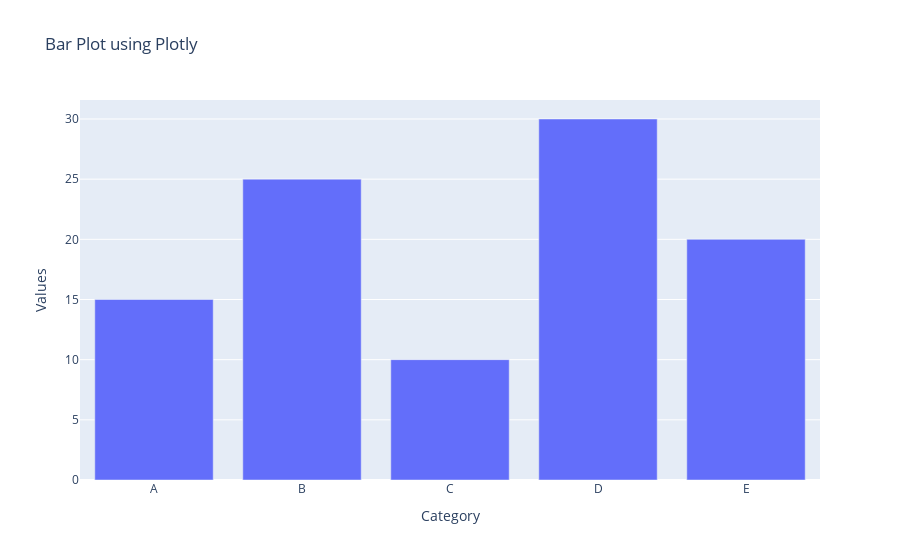

The cell this chart's notebook holds for it:
### Code cell
# Q5. Generate a bar plot using Plotly.

import plotly.graph_objects as go
import pandas as pd

data = {'Category': ['A', 'B', 'C', 'D', 'E'],
        'Values': [15, 25, 10, 30, 20]}
df = pd.DataFrame(data)

fig = go.Figure(data=[go.Bar(x=df['Category'], y=df['Values'])])

fig.update_layout(title='Bar Plot using Plotly',
                  xaxis_title='Category',
                  yaxis_title='Values')

fig.show()

### Figure 1 — Plotly figure (JSON) as saved in the notebook; plotly's stock layout.template omitted (floating-point values rounded to 4 significant figures)
{"data": [{"type": "bar", "x": ["A", "B", "C", "D", "E"], "y": [15, 25, 10, 30, 20]}], "layout": {"title": {"text": "Bar Plot using Plotly"}, "xaxis": {"title": {"text": "Category"}}, "yaxis": {"title": {"text": "Values"}}}}
